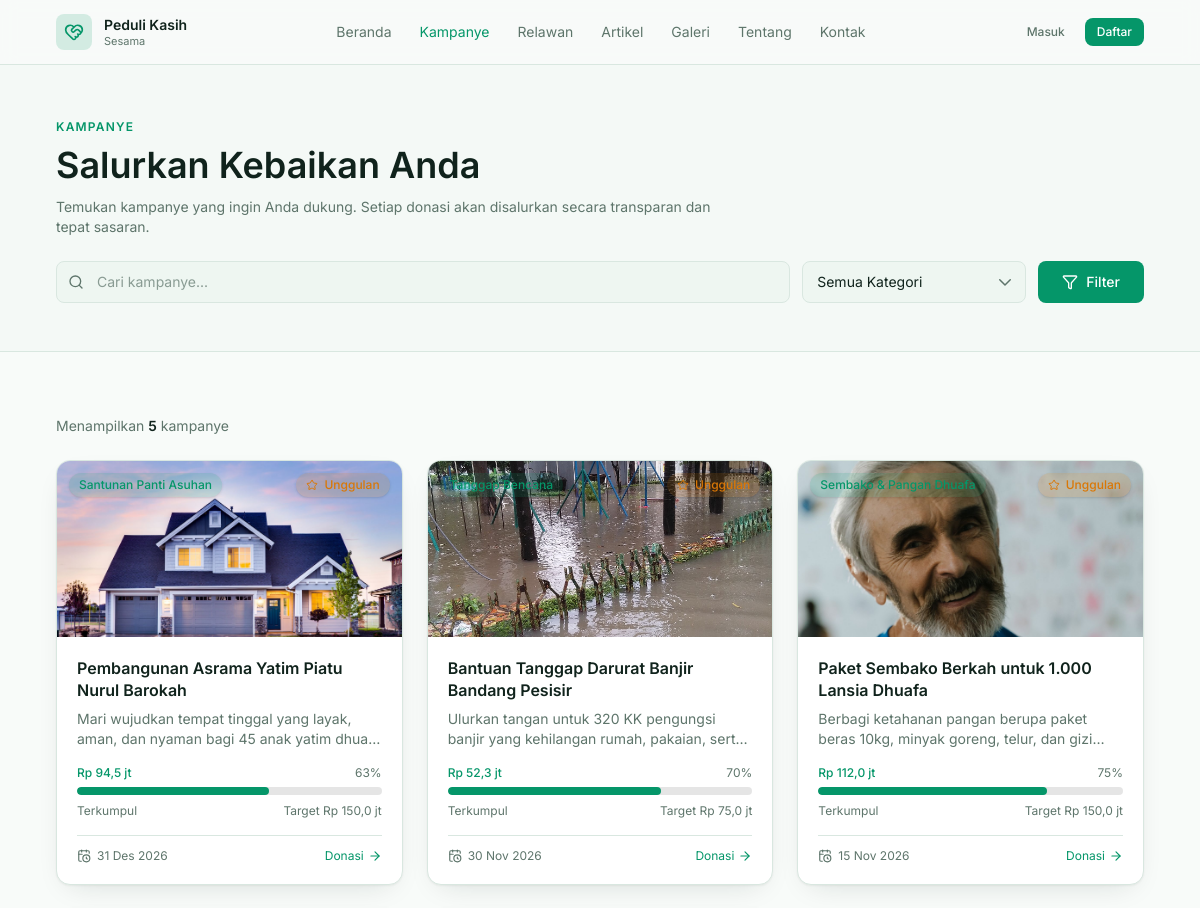
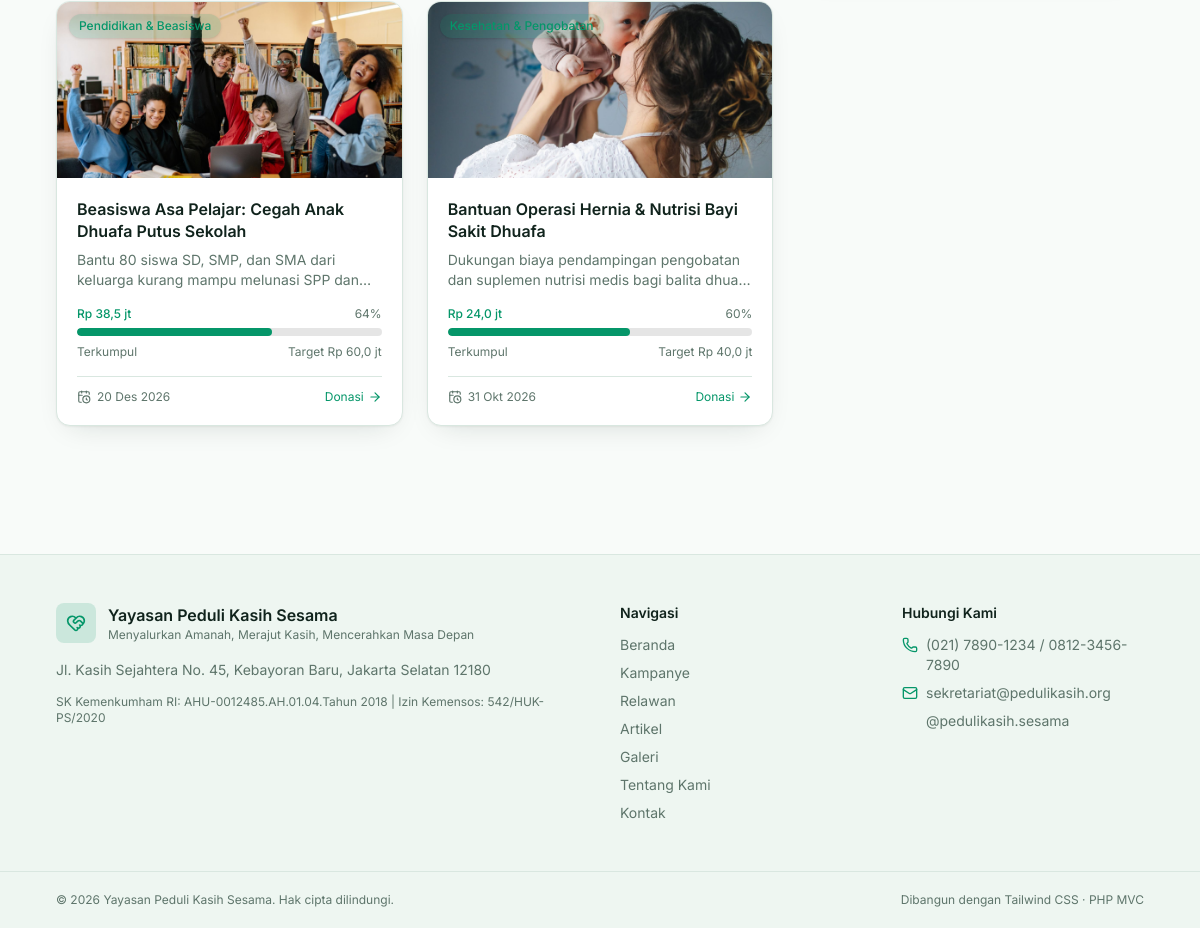
Page /campaigns on the committed database (2 pictures, top to bottom).
### tables this page shows
CREATE TABLE `campaigns` (
  `id` INT UNSIGNED AUTO_INCREMENT PRIMARY KEY,
  `category_id` INT UNSIGNED NOT NULL,
  `title` VARCHAR(255) NOT NULL,
  `slug` VARCHAR(255) NOT NULL UNIQUE,
  `short_description` TEXT NOT NULL,
  `story` LONGTEXT NOT NULL,
  `target_amount` DECIMAL(15,2) NOT NULL DEFAULT 0.00,
  `collected_amount` DECIMAL(15,2) NOT NULL DEFAULT 0.00,
  `start_date` DATE NOT NULL,
  `end_date` DATE NOT NULL,
  `banner_image` VARCHAR(255) NULL,
  `status` ENUM('active', 'completed', 'pending', 'cancelled') NOT NULL DEFAULT 'active',
  `is_featured` TINYINT(1) NOT NULL DEFAULT 0,
  `created_by` INT UNSIGNED NOT NULL,
  `created_at` TIMESTAMP DEFAULT CURRENT_TIMESTAMP,
  `updated_at` TIMESTAMP DEFAULT CURRENT_TIMESTAMP ON UPDATE CURRENT_TIMESTAMP,
  `deleted_at` TIMESTAMP NULL DEFAULT NULL,
  FOREIGN KEY (`category_id`) REFERENCES `campaign_categories` (`id`) ON DELETE RESTRICT,
  FOREIGN KEY (`created_by`) REFERENCES `users` (`id`) ON DELETE RESTRICT,
  INDEX `idx_status` (`status`),
  INDEX `idx_is_featured` (`is_featured`),
  INDEX `idx_end_date` (`end_date`)
);

CREATE TABLE `campaign_categories` (
  `id` INT UNSIGNED AUTO_INCREMENT PRIMARY KEY,
  `name` VARCHAR(100) NOT NULL,
  `slug` VARCHAR(100) NOT NULL UNIQUE,
  `icon` VARCHAR(50) DEFAULT 'fa-heart',
  `description` VARCHAR(255) NULL,
  `created_at` TIMESTAMP DEFAULT CURRENT_TIMESTAMP
);

### app/Views/partials/campaign_card.php (the view, shortened to what the rows shown need)
<?php
$campaign = $campaign ?? [];
$banner   = Helper::media($campaign['banner_image'] ?? null, 'campaigns');
$percent  = Helper::percent($campaign['collected_amount'] ?? 0, $campaign['target_amount'] ?? 0);
?>
<a href="<?= Helper::url('campaigns/' . ($campaign['id'] ?? '')) ?>" class="card card-hover group block overflow-hidden">
    <div class="relative h-44 overflow-hidden bg-surface">
        <?php if ($banner): ?>
            <img src="<?= Helper::e($banner) ?>" alt="<?= Helper::e($campaign['title'] ?? '') ?>"
                 class="h-full w-full object-cover transition duration-300 group-hover:scale-105">
        <?php else: ?>
            <div class="flex h-full w-full items-center justify-center bg-gradient-to-br from-[#ECFDF5] via-[#D1FAE5] to-[#F0FDF9]">
                <i data-lucide="heart-handshake" class="h-12 w-12 text-accent/50"></i>
            </div>
        <?php endif; ?>
        <span class="badge-accent absolute left-3 top-3 shadow">
            <?= Helper::e($campaign['category_name'] ?? 'Sosial') ?>
        </span>
        <?php if (!empty($campaign['is_featured'])): ?>
            <span class="badge-warning absolute right-3 top-3 shadow">
                <i data-lucide="star" class="h-3 w-3"></i> Unggulan
            </span>
        <?php endif; ?>
    </div>
    <div class="p-5">
        <h3 class="line-clamp-2 text-base font-semibold leading-snug text-ink group-hover:text-accent">
            <?= Helper::e($campaign['title'] ?? '') ?>
        </h3>
        <p class="mt-2 line-clamp-2 text-sm text-ink-soft">
            <?= Helper::e($campaign['short_description'] ?? '') ?>
        </p>
        <div class="mt-4">
            <div class="flex items-center justify-between text-xs text-ink-soft">
                <span class="font-medium text-accent"><?= Helper::rupiah($campaign['collected_amount'] ?? 0, true) ?></span>
                <span><?= $percent ?>%</span>
            </div>
            <div class="progress mt-1.5">
                <div class="progress-bar" style="width: <?= $percent ?>%"></div>
            </div>
            <div class="mt-2 flex items-center justify-between text-xs text-ink-soft">
                <span>Terkumpul</span>
                <span>Target <?= Helper::rupiah($campaign['target_amount'] ?? 0, true) ?></span>
            </div>
        </div>
        <div class="mt-4 flex items-center justify-between border-t border-line pt-3 text-xs text-ink-soft">
            <span class="inline-flex items-center gap-1.5">
                <i data-lucide="calendar-clock" class="h-3.5 w-3.5"></i>
                <?= Helper::tanggal($campaign['end_date'] ?? null) ?>
            </span>
            <span class="inline-flex items-center gap-1 text-accent">
                Donasi <i data-lucide="arrow-right" class="h-3.5 w-3.5"></i>
            </span>
        </div>
    </div>
</a>

### app/Core/Router.php (shortened to what the rows shown need)
<?php
class Router
{
    private array $routes = [];
    private function add(string $method, string $pattern, array $handler, ?string $middleware): void
    {
        $this->routes[] = compact('method', 'pattern', 'handler', 'middleware');
    }
    private function compile(string $pattern): string
    {
        $pattern = trim($pattern, '/');
        if ($pattern === '') {
            return '#^$#';
        }
        $regex = preg_replace('#\{([a-zA-Z_][a-zA-Z0-9_]*)\}#', '([^/]+)', $pattern);
        return '#^' . $regex . '/?$#';
    }
    public function dispatch(string $method, string $path, string $basePath = ''): void
    {
        $method = strtoupper($method);
        $path = trim($path, '/');
        foreach ($this->routes as $route) {
            if ($route['method'] !== $method) {
                continue;
            }
            if (!preg_match($this->compile($route['pattern']), $path, $matches)) {
                continue;
            }
            array_shift($matches);
            [$class, $action] = $route['handler'];
            $controller = new $class();
            call_user_func_array([$controller, $action], $matches);
            return;
        }
    }
}

### app/Views/campaigns/index.php (shortened to what the rows shown need)
<?php
$campaigns  = $campaigns ?? [];
$filters    = $filters ?? [];
?>
<section class="border-b border-line bg-surface/40 py-12">
    <div class="container-page">
        <span class="text-xs font-semibold uppercase tracking-widest text-accent">Kampanye</span>
        <h1 class="mt-2 text-3xl font-semibold text-ink sm:text-4xl">Salurkan Kebaikan Anda</h1>
        <p class="mt-3 max-w-2xl text-sm text-ink-soft">
            Temukan kampanye yang ingin Anda dukung. Setiap donasi akan disalurkan secara transparan dan tepat sasaran.
        </p>
        <form method="get" action="<?= Helper::url('campaigns') ?>" class="mt-6 flex flex-col gap-3 sm:flex-row">
            <div class="relative flex-1">
                <input type="search" name="q" class="input pl-10" placeholder="Cari kampanye..."
                       value="<?= Helper::e($filters['search'] ?? '') ?>">
            </div>
            <select name="kategori" class="select sm:w-56">
                <option value="0">Semua Kategori</option>
            </select>
            <button type="submit" class="btn-primary sm:px-6">
                <i data-lucide="filter" class="h-4 w-4"></i> Filter
            </button>
        </form>
    </div>
</section>
<section class="section">
    <div class="container-page">
        <div class="mb-6 flex items-center justify-between">
            <p class="text-sm text-ink-soft">
                Menampilkan <span class="font-semibold text-ink"><?= count($campaigns) ?></span> kampanye
            </p>
        </div>
        <?php if ($campaigns): ?>
            <div class="grid gap-6 sm:grid-cols-2 lg:grid-cols-3">
                <?php foreach ($campaigns as $campaign): ?>
                    <?php include __DIR__ . '/../partials/campaign_card.php'; ?>
                <?php endforeach; ?>
            </div>
        <?php endif; ?>
    </div>
</section>

### rows in the picture
campaigns: banner_image (picture), category.name "Santunan Panti Asuhan", is_featured 1 (drawn), title "Pembangunan Asrama Yatim Piatu Nurul Barokah", short_description "Mari wujudkan tempat tinggal yang layak, aman, dan nyaman bagi 45 anak yatim…", collected_amount "Rp 94,5 jt", percent "63", target_amount "Rp 150,0 jt", end_date "31 Des 2026"
campaigns: banner_image (picture), category.name "Tanggap Bencana", is_featured 1 (drawn), title "Bantuan Tanggap Darurat Banjir Bandang Pesisir", short_description "Ulurkan tangan untuk 320 KK pengungsi banjir yang kehilangan rumah, pakaian,…", collected_amount "Rp 52,3 jt", percent "70", target_amount "Rp 75,0 jt", end_date "30 Nov 2026"
campaigns: banner_image (picture), category.name "Sembako & Pangan Dhuafa", is_featured 1 (drawn), title "Paket Sembako Berkah untuk 1.000 Lansia Dhuafa", short_description "Berbagi ketahanan pangan berupa paket beras 10kg, minyak goreng, telur, dan…", collected_amount "Rp 112,0 jt", percent "75", target_amount "Rp 150,0 jt", end_date "15 Nov 2026"
campaigns: banner_image (picture), category.name "Pendidikan & Beasiswa", title "Beasiswa Asa Pelajar: Cegah Anak Dhuafa Putus Sekolah", short_description "Bantu 80 siswa SD, SMP, dan SMA dari keluarga kurang mampu melunasi SPP…", collected_amount "Rp 38,5 jt", percent "64", target_amount "Rp 60,0 jt", end_date "20 Des 2026"
campaigns: banner_image (picture), category.name "Kesehatan & Pengobatan", title "Bantuan Operasi Hernia & Nutrisi Bayi Sakit Dhuafa", short_description "Dukungan biaya pendampingan pengobatan dan suplemen nutrisi medis bagi balita…", collected_amount "Rp 24,0 jt", percent "60", target_amount "Rp 40,0 jt", end_date "31 Okt 2026"

### other values in the picture
$link['label'] "Beranda"
$link['label'] "Kampanye"
$link['label'] "Relawan"
$link['label'] "Artikel"
$link['label'] "Galeri"
$link['label'] "Tentang"
$link['label'] "Kontak"
count($campaigns) "5"
Helper::e($orgName) "Yayasan Peduli Kasih Sesama"
Helper::e($settings['org_tagline'] ?? '') "Menyalurkan Amanah, Merajut Kasih, Mencerahkan Masa Depan"
Helper::e($settings['org_address'] ?? '') "Jl. Kasih Sejahtera No. 45, Kebayoran Baru, Jakarta Selatan 12180"
Helper::e($settings['org_legal'] ?? '') "SK Kemenkumham RI: AHU-0012485.AH.01.04.Tahun 2018 | Izin Kemensos: 542/HUK-PS/2020"
Helper::e($settings['org_phone'] ?? '-') "(021) 7890-1234 / 0812-3456-7890"
Helper::e($settings['org_email'] ?? '-') "sekretariat@pedulikasih.org"
Helper::e($settings['social_instagram'] ?? '-') "@pedulikasih.sesama"
